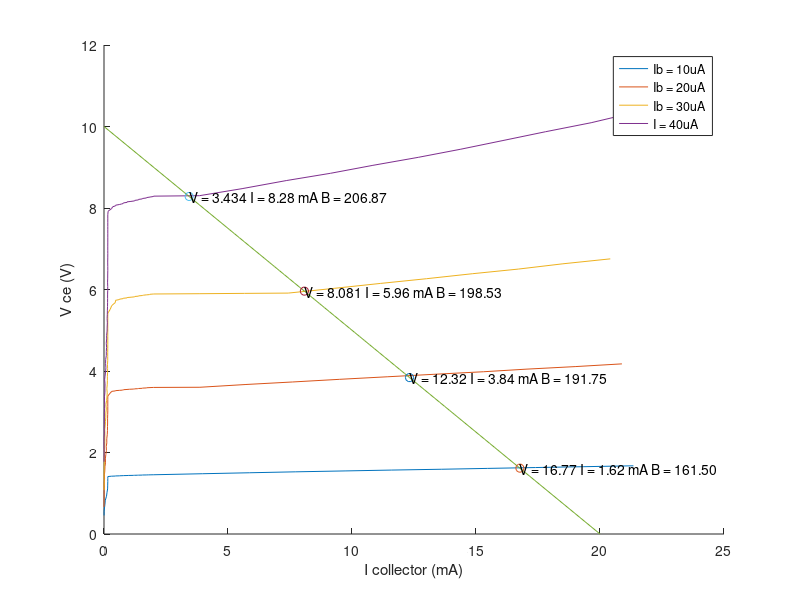

Recreate this plot in MATLAB.
% Project 3
% Konstantin Zelmanovich
% Jayden Chen

%% Project 3
clc
clear all
clf 
M = csvread('Curve Tracer Data.csv');

v10 = M(:,3);
i10 = M(:,4);

v20 = M(:,5);
i20 = M(:,6);

v30 = M(:,7);
i30 = M(:,8);

v40 = M(:,9);
i40 = M(:,10);

v10 = v10(v10 ~= 0.0);
i10 = i10(1:length(v10));

v20 = v20(v20 ~= 0.0);
i20 = i20(1:length(v20));

v30 = v30(v30 ~= 0.0);
i30 = i30(1:length(v30));

v40 = v40(v40 ~= 0.0);
i40 = i40(1:length(v40));
vcc = 20;
rc = 2;
vce = linspace(0,20);
ic = vcc/rc - (1/rc)*vce;

for i = 1:length(v10)
    
end
i_v40 = 3.434;
i_i40 = 8.283;
i_v30 = 8.081;
i_i30 = 5.96;
i_v20 = 12.32;
i_i20 = 3.838;
i_v10 = 16.77;
i_i10 = 1.616;
hold on
plot(v10, i10)
plot(v20, i20)
plot(v30, i30)
plot(v40, i40)
plot(vce, ic)
plot(i_v40, i_i40, 'o', i_v30, i_i30, 'o', i_v20, i_i20, 'o', i_v10, i_i10, 'o');
legend('Ib = 10uA', 'Ib = 20uA', 'Ib = 30uA', 'I = 40uA')
xlabel('I collector (mA)');
ylabel('V ce (V)');
text(i_v40, i_i40, "V = 3.434 I = 8.28 mA B = 206.87")
text(i_v30, i_i30, 'V = 8.081 I = 5.96 mA B = 198.53')
text(i_v20, i_i20, 'V = 12.32 I = 3.84 mA B = 191.75')
text(i_v10, i_i10, 'V = 16.77 I = 1.62 mA B = 161.50')

hold off